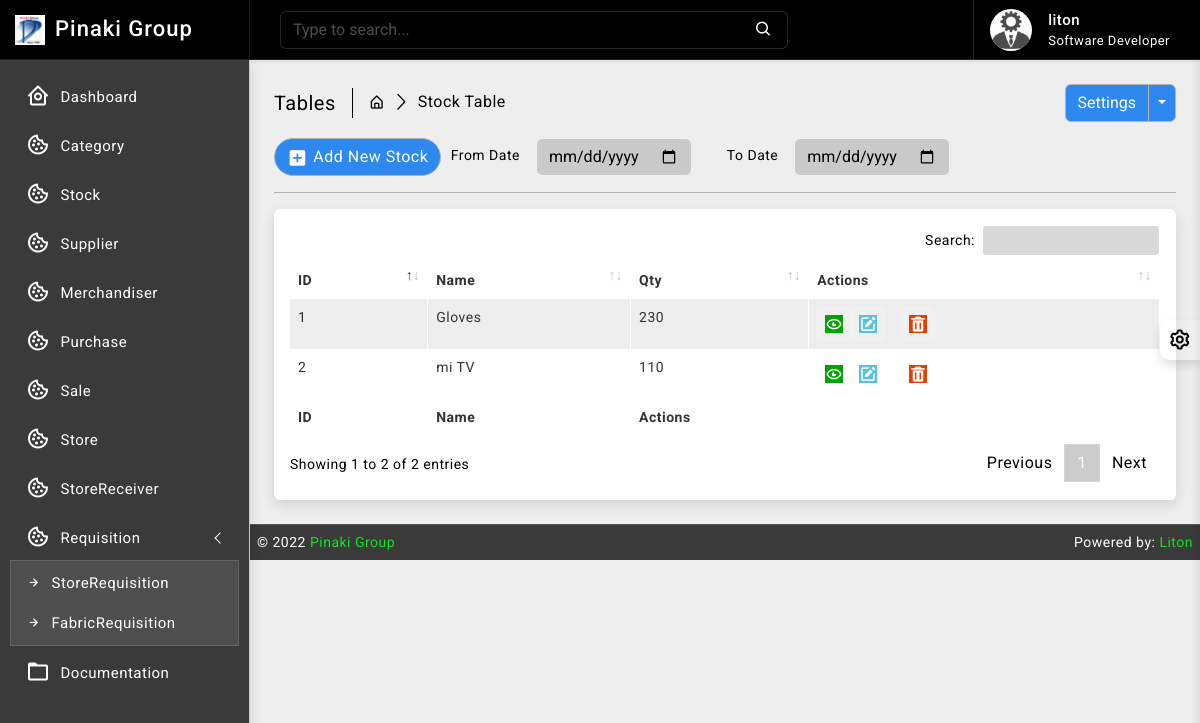
The page /stock/ (signed in) on the database its author committed.
### stock/models.py (models this page shows, shortened)
class Stock(models.Model):
    id = models.AutoField(primary_key=True)
    category = models.ForeignKey(Category, on_delete=models.CASCADE, blank=False)
    name = models.CharField(max_length=30, unique=True)
    quantity = models.IntegerField(default=1)
    is_deleted = models.BooleanField(default=False)

### stock/views.py (the view)
# urls.py: path('', views.StockListView.as_view(), name='stock_read'),
class StockListView(ListView):
    model = Stock
    template_name = 'stock/read.html'
    context_object_name = 'stocks'
    paginate_by = 10

### templates/stock/read.html (shortened to what this page needs)
{% extends 'base/base.html' %}
{% block body %}
{% load static %}
		<div class="page-wrapper">
			<div class="page-content">
				<div class="page-breadcrumb d-none d-sm-flex align-items-center mb-3">
					<div class="breadcrumb-title pe-3">Tables</div>
					<div class="ps-3">
						<nav aria-label="breadcrumb">
							<ol class="breadcrumb mb-0 p-0">
								<li class="breadcrumb-item"><a href="#"><i class="bx bx-home-alt"></i></a>
								</li>
								<li class="breadcrumb-item active" aria-current="page">Stock Table</li>
							</ol>
						</nav>
					</div>
					<div class="ms-auto">
						<div class="btn-group">
							<button type="button" class="btn btn-light">Settings</button>
							<button type="button" class="btn btn-light dropdown-toggle dropdown-toggle-split" data-bs-toggle="dropdown">	<span class="visually-hidden">Toggle Dropdown</span>
							</button>
						</div>
					</div>
				</div>
				<div class="col-md-9">
					<form class="float-md-end" method="POST">
						<div class="row row-cols-md-auto g-lg-3">
							<label for="fromdate" class="col-md-2 col-form-label text-md-end">From Date</label>
							<div class="col-md-4">
								<input type="date" name= "fromdate" class="form-control" id="fromdate">
							</div>
							<label for="todate" class="col-md-2 col-form-label text-md-end">To Date</label>
							<div class="col-md-4">
								<input type="date" name= "todate" class="form-control" id="todate">
							</div>
						</div>
					</form>
				</div>
                <div class="ms-auto"><a href="/stock/new/" class="btn btn-light radius-30 mt-2 mt-lg-0"><i class="bx bxs-plus-square"></i>Add New Stock</a></div>
				<hr/>
				<div class="card">
					<div class="card-body">
						<div class="table-responsive">
							<table id="example2" class="table table-striped table-bordered">
								<thead>
									<tr>
										<th>ID</th>
										<th>Name</th>
                                        <th>Qty</th>
										<th>Actions</th>
									</tr>
								</thead>
								<tbody>
									{% for data in stocks %}
									<tr>
									   <td>{{ data.id }}</td>
									   <td>{{ data.name }}</td>
                                       <td>{{ data.quantity }}</td>
									   <td class="center">
										<div class="d-flex order-actions">
											<a class="" href="#">
												<i class="fadeIn animated bx bx-show-alt"></i>
											</a>
											<a class="" href="{% url 'stock_update' data.id %}">
												<i class='bx bxs-edit'></i>
											</a>
											<a class="ms-3" href="{% url 'stock_delete' data.id %}" onclick="return confirm('Are you sure?');">
												<i class='bx bxs-trash'></i>
											</a>
										</div>
									   </td>
									</tr>
								 {% endfor %}
								</tbody>
								<tfoot>
									<tr>
										<th>ID</th>
										<th>Name</th>
										<th>Actions</th>
									</tr>
								</tfoot>
							</table>
						</div>
					</div>
				</div>
			</div>
		</div>
{% endblock body %}

### templates/base/navbar.html (shortened to what this page needs)
{% load static %}
		<header>
			<div class="topbar d-flex align-items-center">
				<nav class="navbar navbar-expand">
					<div class="search-bar flex-grow-1">
						<div class="position-relative search-bar-box">
							<input type="text" class="form-control search-control" placeholder="Type to search..."> <span class="position-absolute top-50 search-show translate-middle-y"><i class='bx bx-search'></i></span>
						</div>
					</div>
					<div class="user-box dropdown">
						<a class="d-flex align-items-center nav-link dropdown-toggle dropdown-toggle-nocaret" href="#" role="button" data-bs-toggle="dropdown" aria-expanded="false">
							<img src="{% static 'images/avatars/avatar-2.png' %}" class="user-img" alt="user avatar">
							<div class="user-info ps-3">
								<p class="user-name mb-0">{{request.user}}</p>
								<p class="designattion mb-0">Software Developer</p>
							</div>
						</a>
					</div>
				</nav>
			</div>
		</header>

### static/css/app.css (style rules this page uses)
body { font-size: 14px; letter-spacing: .5px; font-family: Roboto, sans-serif; overflow-x: hidden }
a { text-decoration: none }
.topbar { position: fixed; top: 0; left: 250px; right: 0; height: 60px; background: #000000; border-bottom: 1px solid rgb(255 255 255 / 15%); z-index: 10; box-shadow: 0 .125rem .25rem rgba(0, 0, 0, .075)!important }
.topbar .navbar { width: 100%; height: 60px; padding-left: 30px; padding-right: 30px }
.page-wrapper { height: 100%; margin-top: 60px; margin-bottom: 0px; margin-left: 250px }
.page-content { padding: 1.5rem 1.5rem 0 1.5rem }
.breadcrumb-title { font-size: 20px; border-right: 1.5px solid #000000; }
.page-breadcrumb .breadcrumb li.breadcrumb-item { font-size: 16px }
.page-breadcrumb .breadcrumb-item+.breadcrumb-item::before { display: inline-block; padding-right: .5rem; color: #000000; font-family: LineIcons; content: "\ea5c" }
.order-actions a { font-size: 18px; width: 34px; height: 34px; display: flex; align-items: center; justify-content: center; background: rgb(255 255 255 / 15%); border: 1px solid rgb(255 255 255 / 15%); text-align: center; border-radius: 20%; color: #ffffff }
.radius-30 { border-radius: 30px }
.btn i { vertical-align: middle; font-size: 1.3rem; margin-top: -1em; margin-bottom: -1em; margin-right: 5px }
input::placeholder { color: #fff!important; opacity: .3!important }
.search-bar-box { width: 75% }
.search-control { background-color: rgb(0 0 0 / 15%); border: 1px solid rgb(255 255 255 / 15%); padding-right: 2.5rem }
.search-show { font-size: 18px; right: 15px; color: #ffffff; }
.dropdown-toggle-nocaret:after { display: none }
.user-img { width: 42px; height: 42px; border-radius: 50%; border: 0 solid #ffffff; padding: 0; background: #ffffff; margin-left:1rem }
.user-info .user-name { font-size: 15px; font-weight: 500; color: #ffffff }
.user-info .designattion { font-size: 13px; color: #ffffff; }
.user-box { display: flex; align-items: center; height: 60px; border-left: 1px solid rgb(255 255 255 / 15%); margin-left: 1rem }
.bg-theme { background-size: 100% 100%; background-attachment: fixed; background-position: center; background-repeat: no-repeat; transition: background .2s; }
body.bg-theme2 { background-image: url(../images/bg-themes/2.png); }

### rows shown on the page
Stock: id "1", name "Gloves", quantity "230"
Stock: id "2", name "mi TV", quantity "110"

### other values the page prints
{{ request.user }} "liton"
